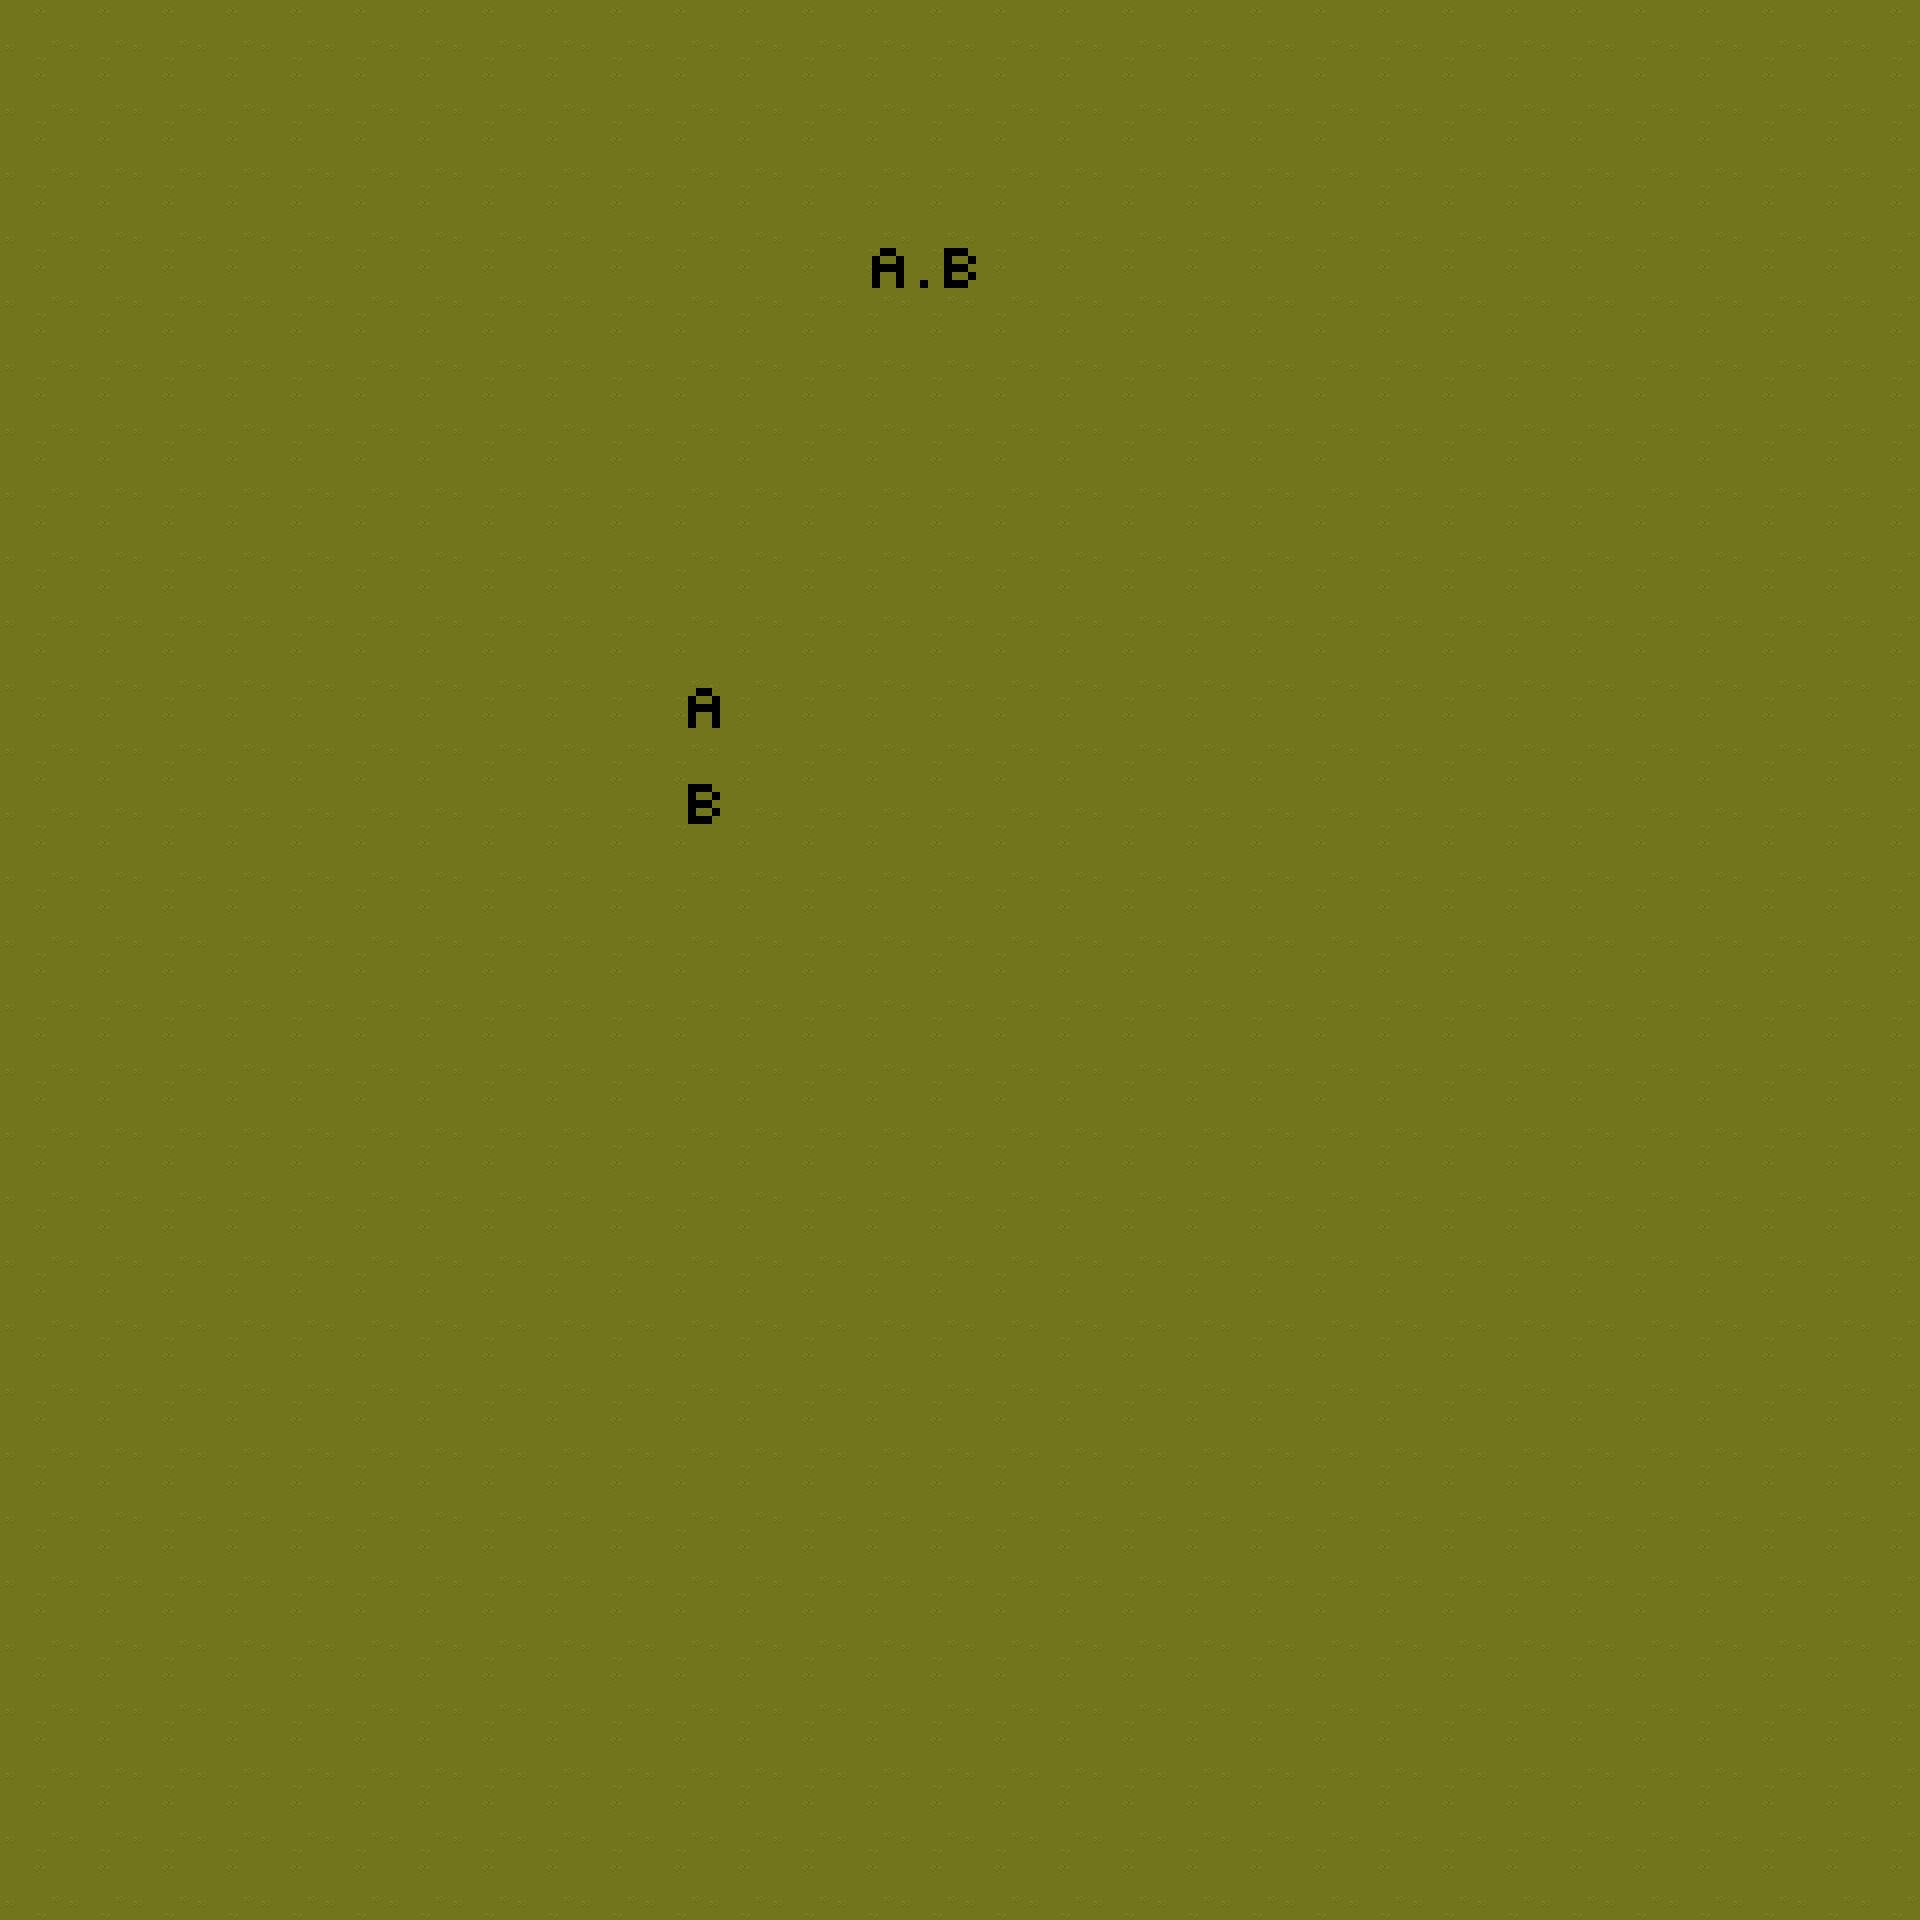

Below is a game level as drawn by its tile map, then a one-line description and the .tmx file that defines it, in full:
An orthogonal 30x30 tile map with 64x64 px tiles, 2 tile layers (Ground, letters), 6 tilesets.

<map version="1.10" tiledversion="1.11.0" orientation="orthogonal" renderorder="right-down" width="30" height="30" tilewidth="64" tileheight="64" infinite="0" nextlayerid="10" nextobjectid="80">
 <editorsettings>
  <export target="../maps/level1.lua" format="lua" />
 </editorsettings>
 <tileset firstgid="1" name="test-tiled" tilewidth="64" tileheight="64" tilecount="54" columns="9">
  <image source="../maps/tileset.png" width="576" height="384" />
 </tileset>
 <tileset firstgid="55" name="TX Tileset Stone Ground" tilewidth="64" tileheight="64" tilecount="16" columns="4">
  <image source="../maps/Texture/TX Tileset Stone Ground.png" width="256" height="256" />
 </tileset>
 <tileset firstgid="71" name="TX Tileset Grass" tilewidth="64" tileheight="64" tilecount="16" columns="4">
  <image source="../maps/Texture/TX Tileset Grass.png" width="256" height="256" />
 </tileset>
 <tileset firstgid="87" name="pixil-frame-0" tilewidth="64" tileheight="64" tilecount="209" columns="19">
  <image source="../maps/andlogic.png" width="1248" height="712" />
 </tileset>
 <tileset firstgid="296" name="abcd" tilewidth="64" tileheight="64" tilecount="209" columns="19">
  <image source="../maps/abcd.png" width="1248" height="712" />
 </tileset>
 <tileset firstgid="505" name="a_b" tilewidth="64" tileheight="64" tilecount="209" columns="19">
  <image source="../maps/a_b.png" width="1248" height="712" />
 </tileset>
 <layer id="1" name="Ground" width="30" height="30">
  <data encoding="csv">
71,71,71,71,71,71,71,71,71,71,71,71,71,71,71,71,71,71,71,71,71,71,71,71,71,71,71,71,71,71,
71,71,71,71,71,71,71,71,71,71,71,71,71,71,71,71,71,71,71,71,71,71,71,71,71,71,71,71,71,71,
71,71,71,71,71,71,71,71,71,71,71,71,71,71,71,71,71,71,71,71,71,71,71,71,71,71,71,71,71,71,
71,71,71,71,71,71,71,71,71,71,71,71,71,71,71,71,71,71,71,71,71,71,71,71,71,71,71,71,71,71,
71,71,71,71,71,71,71,71,71,71,71,71,71,71,71,71,71,71,71,71,71,71,71,71,71,71,71,71,71,71,
71,71,71,71,71,71,71,71,71,71,71,71,71,71,71,71,71,71,71,71,71,71,71,71,71,71,71,71,71,71,
71,71,71,71,71,71,71,71,71,71,71,71,71,71,71,71,71,71,71,71,71,71,71,71,71,71,71,71,71,71,
71,71,71,71,71,71,71,71,71,71,71,71,71,71,71,71,71,71,71,71,71,71,71,71,71,71,71,71,71,71,
71,71,71,71,71,71,71,71,71,71,71,71,71,71,71,71,71,71,71,71,71,71,71,71,71,71,71,71,71,71,
71,71,71,71,71,71,71,71,71,71,71,71,71,71,71,71,71,71,71,71,71,71,71,71,71,71,71,71,71,71,
71,71,71,71,71,71,71,71,71,71,71,71,71,71,71,71,71,71,71,71,71,71,71,71,71,71,71,71,71,71,
71,71,71,71,71,71,71,71,71,71,71,71,71,71,71,71,71,71,71,71,71,71,71,71,71,71,71,71,71,71,
71,71,71,71,71,71,71,71,71,71,71,71,71,71,71,71,71,71,71,71,71,71,71,71,71,71,71,71,71,71,
71,71,71,71,71,71,71,71,71,71,71,71,71,71,71,71,71,71,71,71,71,71,71,71,71,71,71,71,71,71,
71,71,71,71,71,71,71,71,71,71,71,71,71,71,71,71,71,71,71,71,71,71,71,71,71,71,71,71,71,71,
71,71,71,71,71,71,71,71,71,71,71,71,71,71,71,71,71,71,71,71,71,71,71,71,71,71,71,71,71,71,
71,71,71,71,71,71,71,71,71,71,71,71,71,71,71,71,71,71,71,71,71,71,71,71,71,71,71,71,71,71,
71,71,71,71,71,71,71,71,71,71,71,71,71,71,71,71,71,71,71,71,71,71,71,71,71,71,71,71,71,71,
71,71,71,71,71,71,71,71,71,71,71,71,71,71,71,71,71,71,71,71,71,71,71,71,71,71,71,71,71,71,
71,71,71,71,71,71,71,71,71,71,71,71,71,71,71,71,71,71,71,71,71,71,71,71,71,71,71,71,71,71,
71,71,71,71,71,71,71,71,71,71,71,71,71,71,71,71,71,71,71,71,71,71,71,71,71,71,71,71,71,71,
71,71,71,71,71,71,71,71,71,71,71,71,71,71,71,71,71,71,71,71,71,71,71,71,71,71,71,71,71,71,
71,71,71,71,71,71,71,71,71,71,71,71,71,71,71,71,71,71,71,71,71,71,71,71,71,71,71,71,71,71,
71,71,71,71,71,71,71,71,71,71,71,71,71,71,71,71,71,71,71,71,71,71,71,71,71,71,71,71,71,71,
71,71,71,71,71,71,71,71,71,71,71,71,71,71,71,71,71,71,71,71,71,71,71,71,71,71,71,71,71,71,
71,71,71,71,71,71,71,71,71,71,71,71,71,71,71,71,71,71,71,71,71,71,71,71,71,71,71,71,71,71,
71,71,71,71,71,71,71,71,71,71,71,71,71,71,71,71,71,71,71,71,71,71,71,71,71,71,71,71,71,71,
71,71,71,71,71,71,71,71,71,71,71,71,71,71,71,71,71,71,71,71,71,71,71,71,71,71,71,71,71,71,
71,71,71,71,71,71,71,71,71,71,71,71,71,71,71,71,71,71,71,71,71,71,71,71,71,71,71,71,71,71,
71,71,71,71,71,71,71,71,71,71,71,71,71,71,71,71,71,71,71,71,71,71,71,71,71,71,71,71,71,71
</data>
 </layer>
 <layer id="7" name="letters" width="30" height="30">
  <data encoding="csv">
0,0,0,0,0,0,0,0,0,0,0,0,0,0,0,0,0,0,0,0,0,0,0,0,0,0,0,0,0,0,
0,0,0,0,0,0,0,0,0,0,0,0,0,0,0,0,0,0,0,0,0,0,0,0,0,0,0,0,0,0,
0,0,0,0,0,0,0,0,0,0,0,0,0,0,0,0,0,0,0,0,0,0,0,0,0,0,0,0,0,0,
0,0,0,0,0,0,0,0,0,0,0,0,0,565,566,567,0,0,0,0,0,0,0,0,0,0,0,0,0,0,
0,0,0,0,0,0,0,0,0,0,0,0,0,584,585,586,0,0,0,0,0,0,0,0,0,0,0,0,0,0,
0,0,0,0,0,0,0,0,0,0,0,0,0,0,0,0,0,0,0,0,0,0,0,0,0,0,0,0,0,0,
0,0,0,0,0,0,0,0,0,0,0,0,0,0,0,0,0,0,0,0,0,0,0,0,0,0,0,0,0,0,
0,0,0,0,0,0,0,0,0,0,0,0,0,0,0,0,0,0,0,0,0,0,0,0,0,0,0,0,0,0,
0,0,0,0,0,0,0,0,0,0,0,0,0,0,0,0,0,0,0,0,0,0,0,0,0,0,0,0,0,0,
0,0,0,0,0,0,0,0,0,0,0,0,0,0,0,0,0,0,0,0,0,0,0,0,0,0,0,0,0,0,
0,0,0,0,0,0,0,0,0,0,301,302,0,0,0,0,0,0,0,0,0,0,0,0,0,0,0,0,0,0,
0,0,0,0,0,0,0,0,0,0,320,321,0,0,0,0,0,0,0,0,0,0,0,0,0,0,0,0,0,0,
0,0,0,0,0,0,0,0,0,0,339,340,0,0,0,0,0,0,0,0,0,0,0,0,0,0,0,0,0,0,
0,0,0,0,0,0,0,0,0,0,0,0,0,0,0,0,0,0,0,0,0,0,0,0,0,0,0,0,0,0,
0,0,0,0,0,0,0,0,0,0,0,0,0,0,0,0,0,0,0,0,0,0,0,0,0,0,0,0,0,0,
0,0,0,0,0,0,0,0,0,0,0,0,0,0,0,0,0,0,0,0,0,0,0,0,0,0,0,0,0,0,
0,0,0,0,0,0,0,0,0,0,0,0,0,0,0,0,0,0,0,0,0,0,0,0,0,0,0,0,0,0,
0,0,0,0,0,0,0,0,0,0,0,0,0,0,0,0,0,0,0,0,0,0,0,0,0,0,0,0,0,0,
0,0,0,0,0,0,0,0,0,0,0,0,0,0,0,0,0,0,0,0,0,0,0,0,0,0,0,0,0,0,
0,0,0,0,0,0,0,0,0,0,0,0,0,0,0,0,0,0,0,0,0,0,0,0,0,0,0,0,0,0,
0,0,0,0,0,0,0,0,0,0,0,0,0,0,0,0,0,0,0,0,0,0,0,0,0,0,0,0,0,0,
0,0,0,0,0,0,0,0,0,0,0,0,0,0,0,0,0,0,0,0,0,0,0,0,0,0,0,0,0,0,
0,0,0,0,0,0,0,0,0,0,0,0,0,0,0,0,0,0,0,0,0,0,0,0,0,0,0,0,0,0,
0,0,0,0,0,0,0,0,0,0,0,0,0,0,0,0,0,0,0,0,0,0,0,0,0,0,0,0,0,0,
0,0,0,0,0,0,0,0,0,0,0,0,0,0,0,0,0,0,0,0,0,0,0,0,0,0,0,0,0,0,
0,0,0,0,0,0,0,0,0,0,0,0,0,0,0,0,0,0,0,0,0,0,0,0,0,0,0,0,0,0,
0,0,0,0,0,0,0,0,0,0,0,0,0,0,0,0,0,0,0,0,0,0,0,0,0,0,0,0,0,0,
0,0,0,0,0,0,0,0,0,0,0,0,0,0,0,0,0,0,0,0,0,0,0,0,0,0,0,0,0,0,
0,0,0,0,0,0,0,0,0,0,0,0,0,0,0,0,0,0,0,0,0,0,0,0,0,0,0,0,0,0,
0,0,0,0,0,0,0,0,0,0,0,0,0,0,0,0,0,0,0,0,0,0,0,0,0,0,0,0,0,0
</data>
 </layer>
</map>
